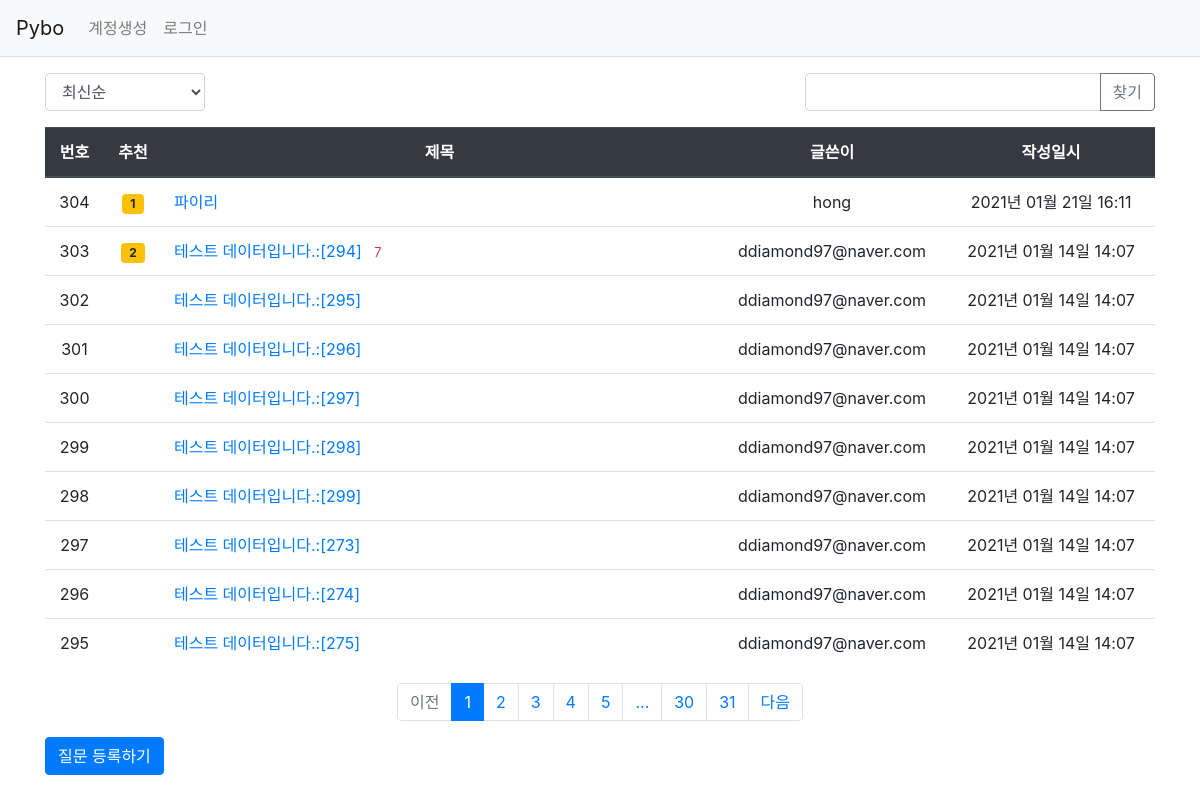
Page /question/list/ on the committed database.
### pybo/models.py (models this page shows)
class Question(db.Model):
    id = db.Column(db.Integer, primary_key=True)
    subject = db.Column(db.String(200), nullable=False)
    content = db.Column(db.Text(), nullable=False)
    create_date = db.Column(db.DateTime(), nullable=False)
    user_id = db.Column(db.Integer, db.ForeignKey('user.id', ondelete='CASCADE'), nullable=False)
    user = db.relationship('User', backref=db.backref('question_set'))
    modify_date = db.Column(db.DateTime(), nullable=True)
    voter = db.relationship('User',secondary=question_voter, backref=db.backref('question_voter_set'))

class User(db.Model):
    id = db.Column(db.Integer, primary_key=True)
    username = db.Column(db.String(150), unique=True, nullable=False)
    password = db.Column(db.String(200), nullable=False)
    email = db.Column(db.String(120), unique=True, nullable=False)

### pybo/views/question_views.py (the view, shortened to what this page needs)
@bp.route('/list/')
def _list():
    page = request.args.get('page', type=int, default=1)
    kw = request.args.get('kw', type=str, default='')
    so = request.args.get('so', type=str, default='recent')
    if so == 'recommend':
        sub_query = db.session.query(
            question_voter.c.question_id, func.count('*').label('num_voter'))\
            .group_by(question_voter.c.question_id).subquery()
        question_list=Question.query\
            .outerjoin(sub_query, Question.id==sub_query.c.question_id)\
            .order_by(sub_query.c.num_voter.desc(), Question.create_date.desc())
    elif so == 'popular':
        sub_query = db.session.query(
            Answer.question_id, func.count('*').label('num_answer')).group_by(Answer.question_id).subquery()
        question_list = Question.query \
            .outerjoin(sub_query, Question.id == sub_query.c.question_id)\
            .order_by(sub_query.c.num_answer.desc(), Question.create_date.desc())
    else:
        question_list = Question.query.order_by(Question.create_date.desc())
    question_list =question_list.paginate(page, per_page=10)
    return render_template('question/question_list.html', question_list=question_list, page=page, kw=kw, so=so)

### pybo/filter.py (called while the page is built)
def format_datetime(value, fmt='%Y년 %m월 %d일 %H:%M'):
    return value.strftime(fmt)

### pybo/views/auth_views.py (called while the page is built)
@bp.before_app_request
def load_logged_in_user():
    user_id = session.get('user_id')
    if user_id is None:
        g.user = None
    else:
        g.user = User.query.get(user_id)

### pybo/templates/question/question_list.html (shortened to what this page needs)
{% extends 'base.html' %}
{% block content %}
<div class = "container my-3">
    <div class="row justify-content-between my-3">
        <div class="col-2">
            <select class="form-control so">
                <option value="recent"{% if so=='recent' %}selected{% endif %}>최신순</option>
            </select>
        </div>
        <div class="col-4 input-group">
            <input type="text" class="form-control kw" value="{{ kw or '' }}">
            <div class="input-group-append">
                <button class="btn btn-outline-secondary" type="button" id="btn_search">찾기</button>
            </div>
        </div>
    </div>
    <table class="table">
        <thead>
        <tr class ="text-center thead-dark">
            <th>번호</th>
            <th>추천</th>
            <th style="width:50%">제목</th>
            <th>글쓴이</th>
            <th>작성일시</th>
        </tr>
        </thead>
        <tbody>
        {% if question_list %}
        {% for question in question_list.items %}
        <tr class="text-center">
            <td>{{ question_list.total-((question_list.page-1)*question_list.per_page)-loop.index0 }}</td>
            <td>
                {% if question.voter|length >0 %}
                <span class="badge badge-warning px-2 py-1">{{ question.voter|length }}</span>
                {% endif %}
            </td>
            <td class="text-left">
                <a href="{{url_for('question.detail',question_id=question.id)}}">{{question.subject}}</a>
                {% if question.answer_set|length > 0 %}
                <span class="text-danger small ml-2">{{question.answer_set|length}}</span>
                {% endif %}
            </td>
            <td>{{question.user.username}}</td>
            <td>{{question.create_date|datetime}}</td>
        </tr>
        {% endfor %}
        {% else %}
        <tr>
            <td colspan="3">질문이 없습니다.</td>
        </tr>
        {% endif %}
        </tbody>
    </table>
    <ul class="pagination justify-content-center">
        {% if question_list.has_prev%}
        <li class="page-item">
            <a class="page-link" data-page="{{ question_list.prev_num }}" href="#">이전</a>
        </li>
        {% else %}
        <li class="page-item disabled">
            <a class="page-link" tabindex="-1" aria-disabled="true" href="#">이전</a>
        </li>
        {% endif %}
        {% for page_num in question_list.iter_pages() %}
            {% if page_num %}
                {% if page_num != question_list.page %}
                <li class="page-item">
                    <a class="page-link" data-page="{{ page_num }}" href="#">{{ page_num }}</a>
                </li>
                {%else%}
                <li class="page-item active" aria-current="page">
                    <a class="page-link" href="#">{{page_num}}</a>
                </li>
                {% endif %}
            {%else%}
                <li class="disabled">
                    <a class="page-link" href="#">...</a>
                </li>
            {%endif%}
        {%endfor%}
        {%if question_list.has_next%}
        <li class="page-item">
            <a class="page-link" data-page="{{ question_list.next_num }}" href="#">다음</a>
        </li>
        {%endif%}
    </ul>
    <a href="{{url_for('question.create')}}" class="btn btn-primary">질문 등록하기</a>
</div>
{% endblock %}

### pybo/templates/base.html (shortened to what this page needs)
<!doctype html>
<html lang="ko">
<head>
    <link rel="stylesheet" href="{{url_for('static',filename='bootstrap.min.css')}}">
    <link rel="stylesheet" href="{{url_for('static',filename='style.css')}}">
</head>
<body>
{% include "navbar.html" %}
{% block content %}
{% endblock %}
</body>
</html>

### pybo/templates/navbar.html (shortened to what this page needs)
<nav class="navbar navbar-expand-lg navbar-light bg-light border-bottom">
    <a class="navbar-brand" href="{{url_for('main.index')}}">Pybo</a>
    <div class="collapse navbar-collapse flex-grow-0" id="navbarNav">
        {% if g.user %}
        <ul class="navbar-nav">
            <li class="nav-item">
                <a class="nav-link" href="{{url_for('auth.logout')}}">{{ g.user.username }} (로그아웃)</a>
            </li>
        </ul>
        {% else %}
        <ul class="navbar-nav">
            <li class="nav-item">
                <a class="nav-link" href="{{url_for('auth.signup')}}">계정생성</a>
            </li>
            <li class="nav-item">
                <a class="nav-link" href="{{url_for('auth.login')}}">로그인</a>
            </li>
        </ul>
        {% endif %}
    </div>
</nav>

### rows in the picture
Question: total "304", voter|length "1", subject "파이리", user.username "hong", create_date "2021년 01월 21일 16:11"
Question: total "303", voter|length "2", subject "테스트 데이터입니다.:[294]", answer_set|length "7", user.username "ddiamond97@naver.com", create_date "2021년 01월 14일 14:07"
Question: total "302", subject "테스트 데이터입니다.:[295]", user.username "ddiamond97@naver.com", create_date "2021년 01월 14일 14:07"
Question: id "301", subject "테스트 데이터입니다.:[296]", user.username "ddiamond97@naver.com", create_date "2021년 01월 14일 14:07"
Question: total "300", subject "테스트 데이터입니다.:[297]", user.username "ddiamond97@naver.com", create_date "2021년 01월 14일 14:07"
Question: total "299", subject "테스트 데이터입니다.:[298]", user.username "ddiamond97@naver.com", create_date "2021년 01월 14일 14:07"
Question: total "298", subject "테스트 데이터입니다.:[299]", user.username "ddiamond97@naver.com", create_date "2021년 01월 14일 14:07"
Question: total "297", subject "테스트 데이터입니다.:[273]", user.username "ddiamond97@naver.com", create_date "2021년 01월 14일 14:07"
Question: total "296", subject "테스트 데이터입니다.:[274]", user.username "ddiamond97@naver.com", create_date "2021년 01월 14일 14:07"
Question: total "295", subject "테스트 데이터입니다.:[275]", user.username "ddiamond97@naver.com", create_date "2021년 01월 14일 14:07"

### other values in the picture
{{ page_num }} "1"
{{ page_num }} "2" "3" "4" "5" "30" "31"
